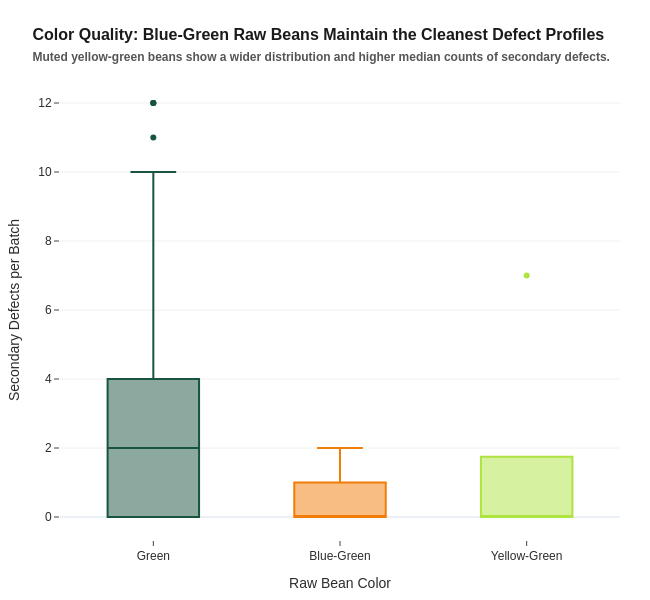

Source (notebook cell):
### Code cell
# 6. Raw Bean Color vs. Secondary Defects
import pandas as pd
import plotly.express as px

color_col = next((col for col in df_clean.columns if col.lower() in ['color', 'raw_bean_color']), None)
defect_col = next((col for col in df_clean.columns if col.lower().replace(' ', '_').replace('.', '_') in ['category_two_defects', 'category_2_defects', 'secondary_defects']), None)

if color_col and defect_col:
    #Normalize casing to prevent mismatches
    df_clean[color_col] = df_clean[color_col].astype(str).str.title().str.strip()
    
    # Filter for target colors
    main_colors = ['Green', 'Blue-Green', 'Yellow-Green']
    df_color = df_clean[df_clean[color_col].isin(main_colors)].copy()

    #Build the Box Plot
    fig6 = px.box(
        df_color,
        x=color_col,
        y=defect_col,
        color=color_col,
        color_discrete_map={
            'Green': "#18543e",       
            'Blue-Green': "#f17c07",
            'Yellow-Green': "#aee440"
        },
        points="outliers",
        labels={defect_col: 'Secondary Defects per Batch', color_col: 'Raw Bean Color'}
    )

    # Style the layout
    fig6.update_layout(
        title="<b>Color Quality:</b> Blue-Green Raw Beans Maintain the Cleanest Defect Profiles<br><span style='font-size:12px; color:#555;'>Muted yellow-green beans show a wider distribution and higher median counts of secondary defects.</span>",
        showlegend=False,
        width=650,
        height=600,
        plot_bgcolor='white',
        xaxis=dict(
            type='category', 
            categoryorder='array',
            categoryarray=main_colors
        ),
        yaxis=dict(
            gridcolor='#F0F0F0'
        )
    )

    fig6.show()

### Figure 1 — Plotly figure (JSON) as saved in the notebook; plotly's stock layout.template omitted (floating-point values rounded to 4 significant figures)
{"data": [{"alignmentgroup": "True", "boxpoints": "outliers", "hovertemplate": "Raw Bean Color=%{x}<br>Secondary Defects per Batch=%{y}<extra></extra>", "legendgroup": "Blue-Green", "marker": {"color": "#f17c07"}, "name": "Blue-Green", "notched": false, "offsetgroup": "Blue-Green", "orientation": "v", "showlegend": true, "type": "box", "x": ["Blue-Green", "Blue-Green", "Blue-Green", "Blue-Green", "Blue-Green", "Blue-Green", "Blue-Green", "Blue-Green", "Blue-Green"], "x0": " ", "xaxis": "x", "y": [0, 0, 0, 0, 0, 1, 0, 2, 1], "y0": " ", "yaxis": "y"}, {"alignmentgroup": "True", "boxpoints": "outliers", "hovertemplate": "Raw Bean Color=%{x}<br>Secondary Defects per Batch=%{y}<extra></extra>", "legendgroup": "Green", "marker": {"color": "#18543e"}, "name": "Green", "notched": false, "offsetgroup": "Green", "orientation": "v", "showlegend": true, "type": "box", "x": ["Green", "Green", "Green", "Green", "Green", "Green", "Green", "Green", "Green", "Green", "Green", "Green", "Green", "Green", "Green", "Green", "Green", "Green", "Green", "Green", "Green", "Green", "Green", "Green", "Green", "Green", "Green", "Green", "Green", "Green", "Green", "Green", "Green", "Green", "Green", "Green", "Green", "Green", "Green", "Green", "Green", "Green", "Green", "Green", "Green", "Green", "Green", "Green", "Green", "Green", "Green", "Green", "Green", "Green", "Green", "Green", "Green", "Green", "Green", "Green", "Green", "Green", "Green", "Green", "Green", "Green", "Green", "Green", "Green", "Green", "Green", "Green", "Green", "Green", "Green", "Green", "Green", "Green", "Green"], "x0": " ", "xaxis": "x", "y": [0, 2, 0, 0, 0, 0, 0, 3, 2, 0, 0, 0, 3, 0, 1, 0, 1, 1, 0, 5, 1, 2, 0, 2, 2, 0, 0, 3, 9, 0, 1, 1, 2, 2, 0, 1, 2, 2, 1, 4, 12, 5, 12, 4, 5, 0, 5, 1, 3, 4, 5, 7, 2, 1, 4, 4, 1, 2, 2, 0, 0, 2, 0, 8, 2, 10, 1, 5, 8, 1, 8, 0, 2, 4, 0, 5, 4, 12, 11], "y0": " ", "yaxis": "y"}, {"alignmentgroup": "True", "boxpoints": "outliers", "hovertemplate": "Raw Bean Color=%{x}<br>Secondary Defects per Batch=%{y}<extra></extra>", "legendgroup": "Yellow-Green", "marker": {"color": "#aee440"}, "name": "Yellow-Green", "notched": false, "offsetgroup": "Yellow-Green", "orientation": "v", "showlegend": true, "type": "box", "x": ["Yellow-Green", "Yellow-Green", "Yellow-Green", "Yellow-Green", "Yellow-Green"], "x0": " ", "xaxis": "x", "y": [0, 7, 0, 0, 0], "y0": " ", "yaxis": "y"}], "layout": {"boxmode": "overlay", "height": 600, "legend": {"title": {"text": "Raw Bean Color"}, "tracegroupgap": 0}, "plot_bgcolor": "white", "showlegend": false, "title": {"text": "<b>Color Quality:</b> Blue-Green Raw Beans Maintain the Cleanest Defect Profiles<br><span style='font-size:12px; color:#555;'>Muted yellow-green beans show a wider distribution and higher median counts of secondary defects.</span>"}, "width": 650, "xaxis": {"anchor": "y", "categoryarray": ["Green", "Blue-Green", "Yellow-Green"], "categoryorder": "array", "domain": [0, 1], "title": {"text": "Raw Bean Color"}, "type": "category"}, "yaxis": {"anchor": "x", "domain": [0, 1], "gridcolor": "#F0F0F0", "title": {"text": "Secondary Defects per Batch"}}}}
